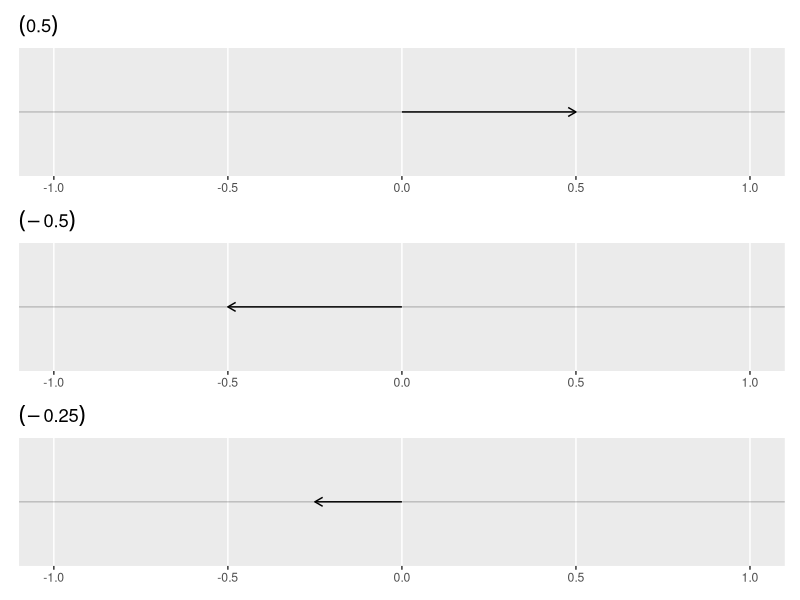
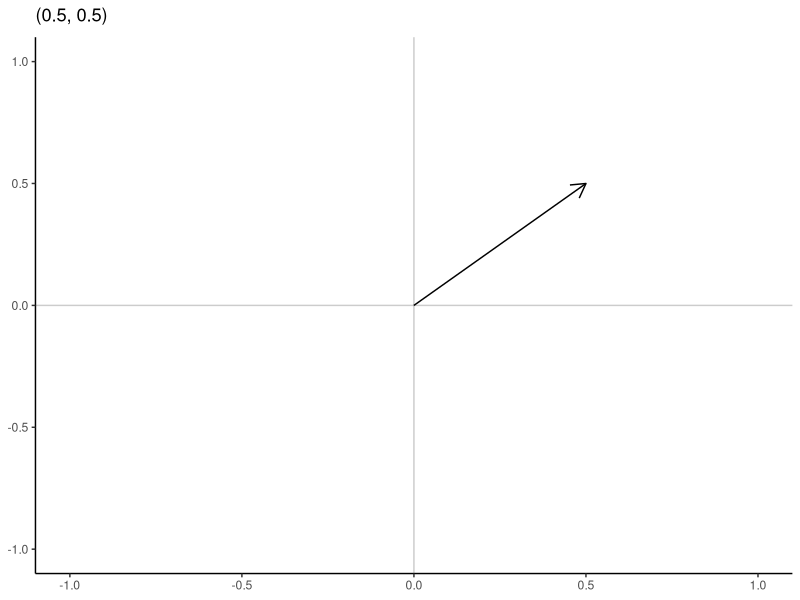
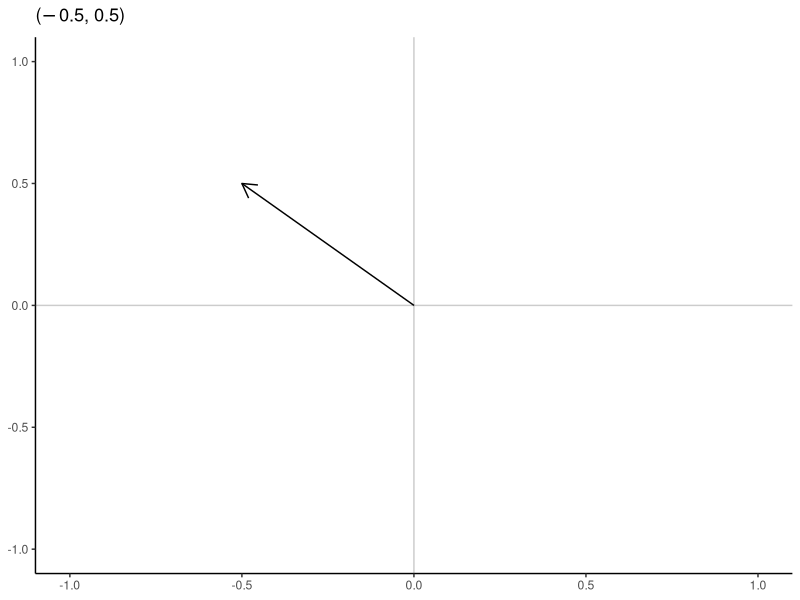
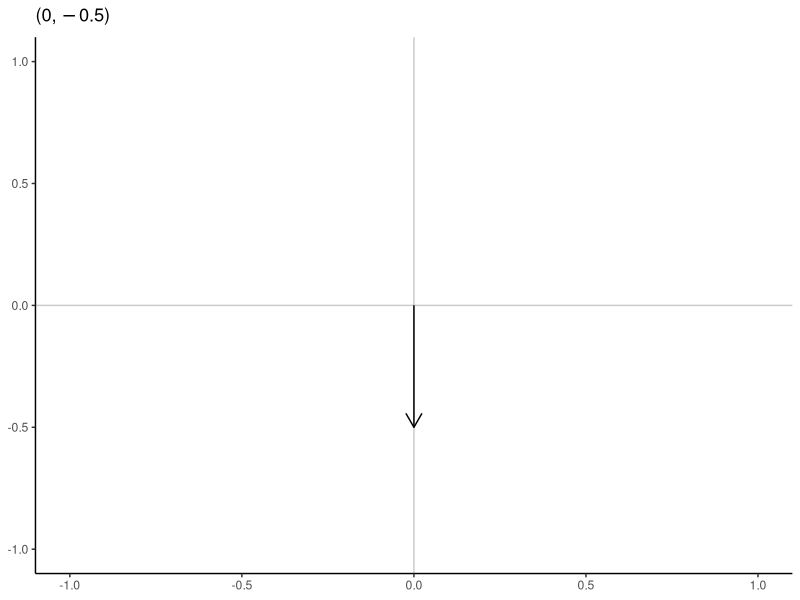
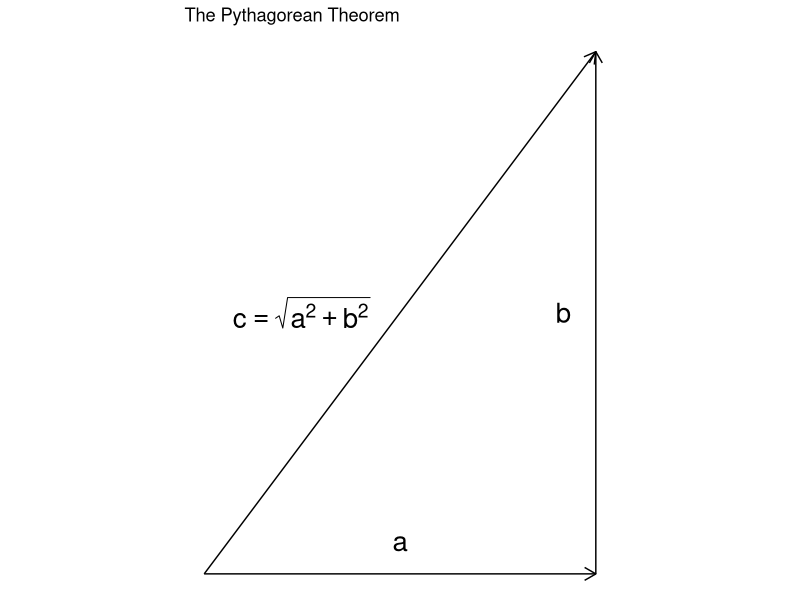
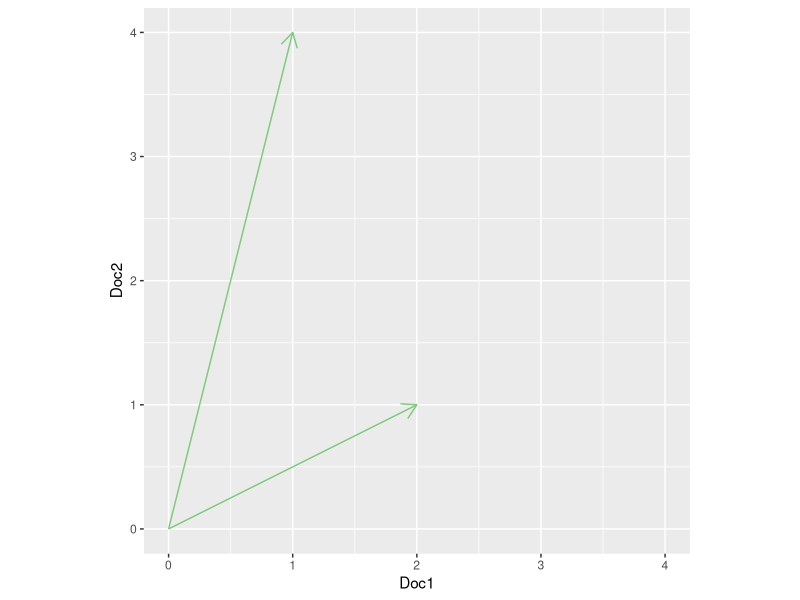
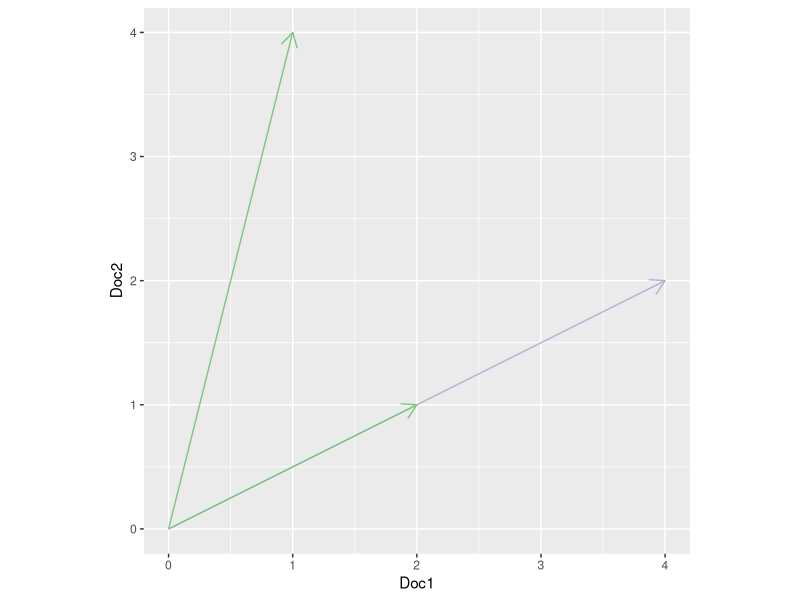
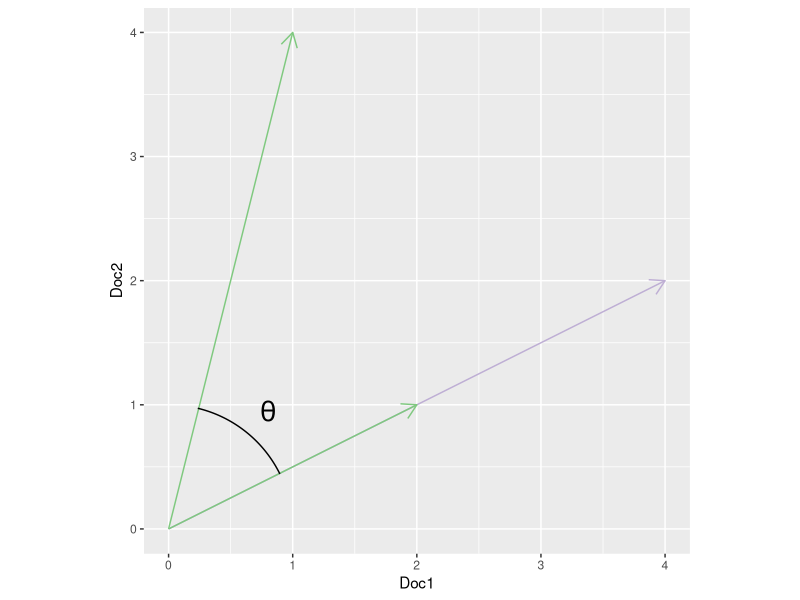

Recreate these plots in R, in order.
## ---- chunk 1

## ---- chunk 2
library(tidyverse)
library(patchwork)
library(here)
library(gganimate)
## ---- chunk 3
vector_one <- function(df) {
  ggplot(data = df,
         aes(x = x1, y = y1, xend = x2, yend = y2)) +
    geom_hline(yintercept = 0,
               alpha = .2) +
    geom_segment(arrow = arrow(length = unit(0.07, "npc"))) +
    xlim(-1, 1) +
    theme(
      axis.title = element_blank(),
      axis.text.y = element_blank(),
      axis.ticks.y = element_blank(),
      panel.grid.major.y = element_blank(),
      panel.grid.minor.y = element_blank(),
      panel.grid.minor.x = element_blank()
    )
}

{tibble(
  x1 = 0,
  x2 = 0.5,
  y1 = 0,
  y2 = 0
) %>%
  vector_one +
  labs(title = expression((0.5)))} +
  {

tibble(
  x1 = 0,
  x2 = -0.5,
  y1 = 0,
  y2 = 0
) %>%
  vector_one +
  labs(title = expression((-0.5)))} +{

tibble(
  x1 = 0,
  x2 = -0.25,
  y1 = 0,
  y2 = 0
) %>%
  vector_one +
  labs(title = expression((-0.25)))} +
  plot_layout(ncol = 1)
## ---- chunk 4
vector_two <- function(df) {
  ggplot(data = df,
         aes(x = x1, y = y1, xend = x2, yend = y2)) +
    geom_hline(yintercept = 0,
               alpha = .2) +
    geom_vline(xintercept = 0,
               alpha = .2) +
    geom_segment(arrow = arrow(length = unit(0.03, "npc"))) +
    xlim(-1, 1) +
    ylim(-1, 1) +
  theme_classic() + #base_size = rcfss::base_size) +
    theme(
      axis.title = element_blank(),
      panel.grid.major.y = element_blank(),
      panel.grid.minor.y = element_blank(),
      panel.grid.major.x = element_blank(),
      panel.grid.minor.x = element_blank()
    )
}

tibble(
  x1 = 0,
  x2 = .5,
  y1 = 0,
  y2 = .5
) %>%
  vector_two +
  labs(title = expression(paste("(", 0.5, ", ", 0.5, ")")))
## ---- chunk 5
tibble(
  x1 = 0,
  x2 = -.5,
  y1 = 0,
  y2 = .5
) %>%
  vector_two +
  labs(title = expression(paste("(", -0.5, ", ", 0.5, ")")))
## ---- chunk 6
tibble(
  x1 = 0,
  x2 = 0,
  y1 = 0,
  y2 = -.5
) %>%
  vector_two +
  labs(title = expression(paste("(", 0, ", ", -0.5, ")")))
## ---- chunk 7
tribble(
~x1, ~x2, ~y1, ~y2,
0, 3, 0, 0,
3, 3, 0, 4,
0, 3, 0, 4
) %>%
  ggplot(aes(x = x1, y = y1, xend = x2, yend = y2)) +
  geom_segment(arrow = arrow(length = unit(0.03, "npc"))) +
  annotate("text", x = 1.5, y = .25, label = "a", size = 7) +
  annotate("text", x = 2.75, y = 2, label = "b", size = 7) +
  annotate("text", x = 0.75, y = 2, label = "c == sqrt(a^2 + b^2)", parse = TRUE, size = 7) +
  coord_fixed() +
  ggtitle("The Pythagorean Theorem") +
  theme_void() #base_size = rcfss::base_size)
## ---- chunk 8
tribble(
~x1, ~x2, ~y1, ~y2, ~notorig,
0, 2, 0, 1, FALSE,
0, 1, 0, 4, FALSE
) %>%
  ggplot(aes(x = x1, y = y1, xend = x2, yend = y2,
             color = notorig)) +
  geom_segment(arrow = arrow(length = unit(0.03, "npc"))) +
  scale_color_brewer(type = "qual", guide = FALSE) +
  labs(x = "Doc1",
       y = "Doc2") +
  xlim(0, 4) +
  coord_fixed()
## ---- chunk 9
tribble(
~x1, ~x2, ~y1, ~y2, ~notorig,
0, 4, 0, 2, TRUE,
0, 2, 0, 1, FALSE,
0, 1, 0, 4, FALSE
) %>%
  ggplot(aes(x = x1, y = y1, xend = x2, yend = y2,
             color = notorig)) +
  geom_segment(arrow = arrow(length = unit(0.03, "npc"))) +
  scale_color_brewer(type = "qual", guide = FALSE) +
  labs(x = "Doc1",
       y = "Doc2") +
  xlim(0, 4) +
  coord_fixed()
## ---- chunk 10
# hacky way to create angle visual
circleFun <- function(center = c(0,0), diameter = 1, npoints = 1000){
  r = diameter / 2
  tt <- seq(0,2*pi,length.out = npoints)
  xx <- center[1] + r * cos(tt)
  yy <- center[2] + r * sin(tt)
  return(tibble(x = xx, y = yy))
}

tribble(
  ~x1, ~x2, ~y1, ~y2, ~notorig,
  0, 4, 0, 2, TRUE,
  0, 2, 0, 1, FALSE,
  0, 1, 0, 4, FALSE
) %>%
  ggplot() +
  geom_segment(aes(x = x1, y = y1, xend = x2, yend = y2, color = notorig),
               arrow = arrow(length = unit(0.03, "npc"))) +
  geom_path(data = circleFun(center = c(0, 0),
                             diameter = 2) %>%
              filter(x > .23, y > .44),
            aes(x, y)) +
  scale_color_brewer(type = "qual", guide = FALSE) +
  annotate("text", x = .8, y = .95, label = "theta", parse = TRUE, size = 7) +
  xlim(0, 4) +
  labs(x = "Doc1",
       y = "Doc2") +
  coord_fixed()
## ---- chunk 11
knitr::include_graphics("https://media.tenor.com/ang0VzOwbdAAAAAC/the-matrix-reloaded-matrix.gif")
## ---- chunk 12
knitr::include_graphics(path = "https://upload.wikimedia.org/wikipedia/commons/9/99/Neural_network_example.svg")
